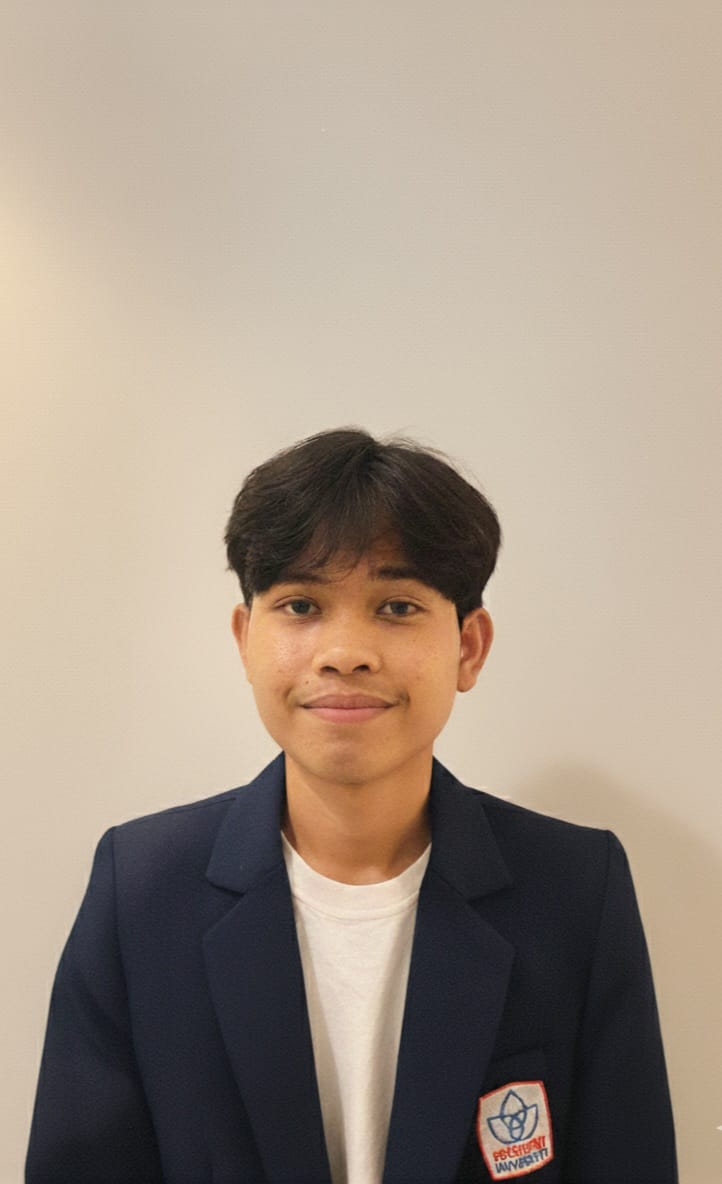
#> input picture foto_yoseph.jpg, 722 x 1184 px
$ python -i linear.py   (imports and definitions only)
#> lines starting #> are read from the running program, lines starting #| are printed output that depends on the picture
#> further down, picture is the input picture: PIL image 722x1184 RGB; mean R, G, B 163.6, 148.9, 134.6
import streamlit as st
import numpy as np
from PIL import Image, ImageDraw, ImageFile, ImageEnhance, ImageFilter
import matplotlib.pyplot as plt
import matplotlib.patches as patches
import io
import base64
import sys
import os
import requests
from typing import Dict, Any, Tuple
import colorsys
import warnings

# Proteksi DecompressionBombError
ImageFile.LOAD_TRUNCATED_IMAGES = True
Image.MAX_IMAGE_PIXELS = 100000000  # 100MP limit

# Disable warnings
# [1 line not run here, left out]

# Language translations dictionary
TRANSLATIONS = {
    'id': {
        # Navigation
        'nav_matrix_studio': '🔄 Studio Transformasi Matriks',
        'nav_creator_profile': '👨‍💻 Profil Pembuat',
        'navigate_to': '📄 Navigasi ke:',

        # Main App
        'app_title': 'Studio Transformasi Matriks',
        'app_subtitle': 'Pemrosesan Gambar Tingkat Lanjut dengan Operasi Matriks',
        'welcome_title': '👆 Selamat Datang di Studio Transformasi Matriks',
        'welcome_subtitle': 'Unggah gambar untuk mulai mentransformasi!',
        'security_notice': '🔒 Pemberitahuan Keamanan:',
        'security_points': [
            'Ukuran file maksimal: 10MB',
            'Ukuran gambar maksimal: 50MP (8000x8000)',
            'Gambar di-resize otomatis untuk performa',
            'Semua pemrosesan dilakukan secara lokal di browser Anda'
        ],

        # Controls
        'transformation_controls': '🎛️ Kontrol Transformasi',
        'upload_image': '📤 Unggah Gambar',
        'upload_help': 'Unggah gambar untuk menerapkan transformasi (Maks: 10MB, 50MP)',
        'file_too_large': '❌ File terlalu besar!',
        'max_size': '💡 Maksimal:',
        'image_loaded': '✅ Gambar berhasil dimuat!',

        # Transformation types
        'translation': '🔄 Translasi',
        'scaling': '📏 Skala',
        'rotation': '🔄 Rotasi',
        'shearing': '🔀 Geser',
        'reflection': '🔁 Refleksi',
        'blur': '🌫 Blur',
        'sharpen': '🔍 Tajamkan',

        # Parameters
        'translation_params': 'Parameter Translasi',
        'x_translation': 'Translasi X (piksel)',
        'y_translation': 'Translasi Y (piksel)',
        'scaling_params': 'Parameter Skala',
        'x_scale_factor': 'Faktor Skala X',
        'y_scale_factor': 'Faktor Skala Y',
        'rotation_params': 'Parameter Rotasi',
        'rotation_angle': 'Sudut Rotasi (derajat)',
        'shearing_params': 'Parameter Geser',
        'x_shear_factor': 'Faktor Geser X',
        'y_shear_factor': 'Faktor Geser Y',
        'reflection_params': 'Parameter Refleksi',
        'horizontal_reflection': 'Refleksi Horizontal',
        'vertical_reflection': 'Refleksi Vertikal',
        'blur_intensity': 'Intensitas Blur',
        'sharpen_intensity': 'Intensitas Tajamkan',

        # Current values
        'current': 'Saat ini:',

        # Presets
        'preset_transformations': '⚡ Transformasi Preset',
        'choose_preset': 'Pilih preset:',
        'reset_all': '🔄 Reset Semua',

        # Display
        'original_image': '📷 Gambar Asli',
        'original_label': 'ASLI',
        'transformed_image': '✨ Gambar Hasil',
        'transformed_label': 'HASIL',
        'download_image': '💾 Unduh Gambar Hasil',
        'transformation_matrix': '📊 Matriks Transformasi',
        'matrix_explanation': '📖 Penjelasan Komponen Matriks',
        'active_transformations': '🔧 Transformasi Aktif:',
        'no_active_transformations': 'ℹ️ Tidak ada transformasi aktif',

        # Features
        'translation_desc': 'Pindahkan objek sepanjang sumbu X dan Y dengan presisi piksel',
        'scaling_desc': 'Ubah ukuran objek dengan faktor skala X dan Y yang independen',
        'rotation_desc': 'Putar objek dengan sudut apa pun dengan interpolasi yang halus',
        'shearing_desc': 'Terapkan transformasi skew untuk efek artistik',
        'reflection_desc': 'Cerminkan objek secara horizontal dan/atau vertikal',
        'blur_desc': 'Menghaluskan gambar dengan efek blur',
        'sharpen_desc': 'Meningkatkan ketajaman gambar',

        # Profile Page
        'creator_profile': '👨‍💻 Profil Pembuat',
        'profile_subtitle': 'Yoseph Sihite - Aljabar Linear',
        'photo_loading': '⏳',
        'loading_photo': 'Memuat foto dari GitHub...',
        'upload_profile_photo': '### Unggah Foto Profil Manual',
        'choose_profile_photo': 'Pilih foto profil',
        'photo_uploaded': '✅ Foto berhasil diunggah dan diproses!',
        'photo_error': '⚠️ Foto profil tidak dapat dimuat dari GitHub. Pastikan file foto_yoseph.jpg ada di repository Ocepsigma/Matrix-Transform/main/',
        'photo_url': '🔗 URL: https://raw.githubusercontent.com/Ocepsigma/Matrix-Transform/main/foto_yoseph.jpg',

        # Development Team
        'lead_developer': '## 👤 Pengembang Utama',
        'name': 'Nama:',
        'student_id': 'ID Mahasiswa:',
        'group': 'Grup:',
        'role': 'Peran:',

        # Project sections
        'project_overview': '## 🎯 Ikhtisar Proyek',
        'project_description': '**Studio Transformasi Matriks** adalah aplikasi web interaktif yang dikembangkan sebagai **Proyek Akhir Mata Kuliah Aljabar Linear**. Aplikasi ini dirancang untuk **memvisualisasikan konsep transformasi matriks** agar lebih mudah dipahami melalui pendekatan visualisasi berbasis web.',
        'contributions': '## 💪 Kontribusi',
        'contributions_description': '**Seluruh proses pengembangan proyek ini dikerjakan secara mandiri** oleh Yoseph Sihite. Kontribusi yang dilakukan mencakup perancangan konsep dan arsitektur aplikasi, pengembangan algoritma transformasi matriks, serta implementasi konsep aljabar linear ke dalam sistem visual interaktif. Selain itu, pengembangan web app, termasuk desain antarmuka pengguna, pengelolaan logika aplikasi, dan pengujian fungsionalitas, sepenuhnya diselesaikan secara individual karena tidak adanya anggota lain dalam Group 2.',

        # Language selector
        'select_language': '🌐 Pilih Bahasa',
        'indonesian': 'Bahasa Indonesia',
        'english': 'English'
    },
    'en': {
        # Navigation
        'nav_matrix_studio': '🔄 Matrix Transformation Studio',
        'nav_creator_profile': '👨‍💻 Creator Profile',
        'navigate_to': '📄 Navigate to:',

        # Main App
        'app_title': 'Matrix Transformation Studio',
        'app_subtitle': 'Advanced Image Processing with Matrix Operations',
        'welcome_title': '👆 Welcome to Matrix Transformation Studio',
        'welcome_subtitle': 'Upload an image to start transforming!',
        'security_notice': '🔒 Security Notice:',
        'security_points': [
            'Maximum file size: 10MB',
            'Maximum image size: 50MP (8000x8000)',
            'Images are auto-resized for performance',
            'All processing is done locally in your browser'
        ],

        # Controls
        'transformation_controls': '🎛️ Transformation Controls',
        'upload_image': '📤 Upload Image',
        'upload_help': 'Upload an image to apply transformations (Max: 10MB, 50MP)',
        'file_too_large': '❌ File too large!',
        'max_size': '💡 Maximum:',
        'image_loaded': '✅ Image loaded successfully!',

        # Transformation types
        'translation': '🔄 Translation',
        'scaling': '📏 Scaling',
        'rotation': '🔄 Rotation',
        'shearing': '🔀 Shearing',
        'reflection': '🔁 Reflection',
        'blur': '🌫 Blur',
        'sharpen': '🔍 Sharpen',

        # Parameters
        'translation_params': 'Translation Parameters',
        'x_translation': 'X Translation (pixels)',
        'y_translation': 'Y Translation (pixels)',
        'scaling_params': 'Scaling Parameters',
        'x_scale_factor': 'X Scale Factor',
        'y_scale_factor': 'Y Scale Factor',
        'rotation_params': 'Rotation Parameters',
        'rotation_angle': 'Rotation Angle (degrees)',
        'shearing_params': 'Shearing Parameters',
        'x_shear_factor': 'X Shear Factor',
        'y_shear_factor': 'Y Shear Factor',
        'reflection_params': 'Reflection Parameters',
        'horizontal_reflection': 'Horizontal Reflection',
        'vertical_reflection': 'Vertical Reflection',
        'blur_intensity': 'Blur Intensity',
        'sharpen_intensity': 'Sharpen Intensity',

        # Current values
        'current': 'Current:',

        # Presets
        'preset_transformations': '⚡ Preset Transformations',
        'choose_preset': 'Choose preset:',
        'reset_all': '🔄 Reset All',

        # Display
        'original_image': '📷 Original Image',
        'original_label': 'ORIGINAL',
        'transformed_image': '✨ Result Image',
        'transformed_label': 'RESULT',
        'download_image': '💾 Download Result Image',
        'transformation_matrix': '📊 Transformation Matrix',
        'matrix_explanation': '📖 Matrix Components Explanation',
        'active_transformations': '🔧 Active Transformations:',
        'no_active_transformations': 'ℹ️ No active transformations',

        # Features
        'translation_desc': 'Move objects along X and Y axes with pixel precision',
        'scaling_desc': 'Resize objects with independent X and Y scale factors',
        'rotation_desc': 'Rotate objects by any angle with smooth interpolation',
        'shearing_desc': 'Apply skew transformations for artistic effects',
        'reflection_desc': 'Mirror objects horizontally and/or vertically',
        'blur_desc': 'Blur the image with blur effect',
        'sharpen_desc': 'Increase image sharpness',

        # Profile Page
        'creator_profile': '👨‍💻 Creator Profile',
        'profile_subtitle': 'Yoseph Sihite - Linear Algebra',
        'photo_loading': '⏳',
        'loading_photo': 'Loading photo from GitHub...',
        'upload_profile_photo': '### Upload Profile Photo Manually',
        'choose_profile_photo': 'Choose profile photo',
        'photo_uploaded': '✅ Photo uploaded and processed successfully!',
        'photo_error': '⚠️ Profile photo could not be loaded from GitHub. Make sure foto_yoseph.jpg file exists in Ocepsigma/Matrix-Transform/main/ repository',
        'photo_url': '🔗 URL: https://raw.githubusercontent.com/Ocepsigma/Matrix-Transform/main/foto_yoseph.jpg',

        # Development Team
        'lead_developer': '## 👤 Lead Developer',
        'name': 'Name:',
        'student_id': 'Student ID:',
        'group': 'Group:',
        'role': 'Role:',

        # Project sections
        'project_overview': '## 🎯 Project Overview',
        'project_description': '**Matrix Transformation Studio** is an interactive web application developed as a **Final Project for Linear Algebra Course**. This application is designed to **visualize matrix transformation concepts** to make them easier to understand through web-based visualization approach.',
        'contributions': '## 💪 Contributions',
        'contributions_description': '**The entire development process of this project was done individually** by Yoseph Sihite. Contributions include concept design and application architecture, matrix transformation algorithm development, and implementation of linear algebra concepts into interactive visual systems. Additionally, web app development, including user interface design, application logic management, and functionality testing, was completed entirely individually due to absence of other members in Group 2.',

        # Language selector
        'select_language': '🌐 Select Language',
        'indonesian': 'Bahasa Indonesia',
        'english': 'English'
    }
}

# Language selector function
# [4 lines left out: function get_text, not called in this run]

# Set page config
# [207 lines not run here, left out]

# Image Processing Functions
# [121 lines left out: functions apply_blur, apply_sharpen, remove_background, load_profile_photo, not called in this run]

def process_profile_photo(image):
    """
    Process foto profil untuk tampilan optimal dengan zoom yang seimbang
    DIPERBAIKI: Posisi crop yang lebih turun untuk wajah yang lengkap
    """
    try:
        # Convert ke RGB jika perlu
        if image.mode != 'RGB':
            image = image.convert('RGB')

        # Dapatkan dimensi asli
        width, height = image.size
#> width = 722; height = 1184

        # Target size untuk profil (lebih besar untuk kualitas)
        target_size = 400

        # Hitung rasio untuk zoom yang lebih seimbang
        # Untuk foto portrait, zoom ke area wajah dengan proporsi lebih baik
        if height > width:  # Portrait orientation
            # DIPERBAIKI: Crop ke area wajah yang lebih turun
            crop_height = int(height * 0.7)  # 70% dari tinggi
#> crop_height = 828
            crop_top = int(height * 0.15)     # Mulai dari 15% dari atas (lebih turun)
#> crop_top = 177
            crop_bottom = crop_top + crop_height
#> crop_bottom = 1005

            # Jika lebar terlalu kecil, crop dari samping
            if width < target_size:
                crop_width = width
                crop_left = 0
                crop_right = width
            else:
                crop_width = int(width * 0.85)  # Ambil 85% dari lebar
#> crop_width = 613
                crop_left = (width - crop_width) // 2
#> crop_left = 54
                crop_right = crop_left + crop_width
#> crop_right = 667

            # Crop gambar
            cropped = image.crop((crop_left, crop_top, crop_right, crop_bottom))
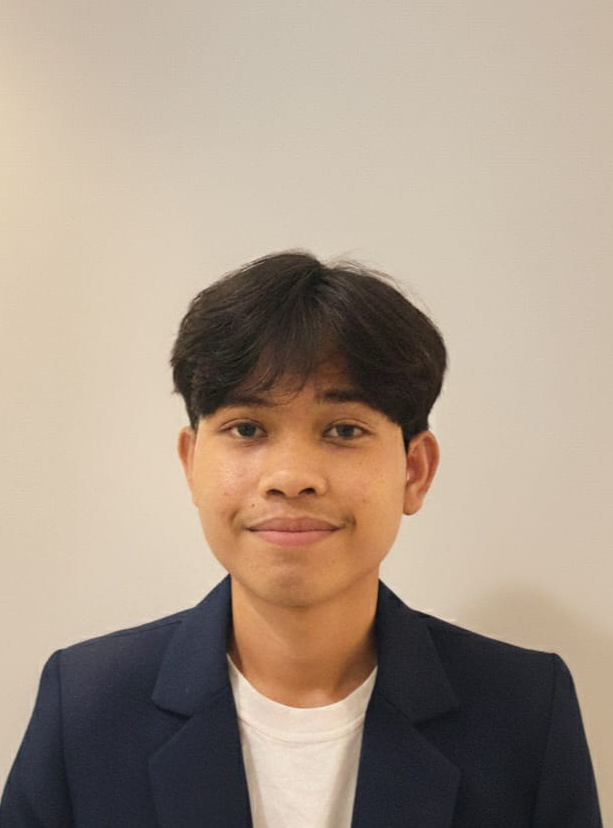
#> cropped: PIL image 613x828 RGB; mean R, G, B 168.7, 152.1, 136.2
        else:  # Landscape orientation
            # Crop ke area tengah
            crop_width = int(width * 0.8)
            crop_height = int(height * 0.8)
            crop_left = (width - crop_width) // 2
            crop_top = (height - crop_height) // 2
            crop_right = crop_left + crop_width
            crop_bottom = crop_top + crop_height

            cropped = image.crop((crop_left, crop_top, crop_right, crop_bottom))

        # Resize ke target size dengan high quality
        processed_image = cropped.resize((target_size, target_size), Image.Resampling.LANCZOS)
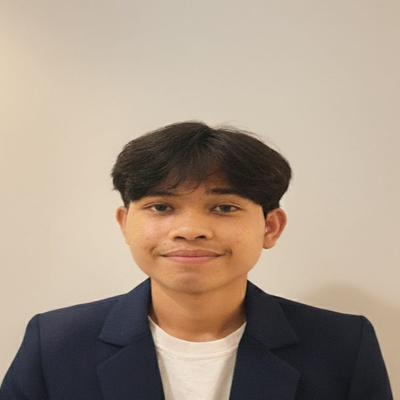
#> processed_image: PIL image 400x400 RGB; mean R, G, B 168.7, 152.1, 136.2

        # DIPERBAIKI: Enhancement yang lebih subtle
        enhancer = ImageEnhance.Brightness(processed_image)
        processed_image = enhancer.enhance(1.05)  # 5% brightness (lebih subtle)

        enhancer = ImageEnhance.Contrast(processed_image)
        processed_image = enhancer.enhance(1.05)  # 5% contrast (lebih subtle)

        enhancer = ImageEnhance.Sharpness(processed_image)
        processed_image = enhancer.enhance(1.05)  # 5% sharpness (lebih subtle)

        return processed_image

    except Exception as e:
        # Jika proses gagal, return original image
        return image

class SafeMatrixTransformer:
    """Matrix Transformer dengan proteksi DecompressionBombError dan proper image handling"""

    # [798 lines left out: functions __init__, safe_load_image, create_transformation_matrix, safe_apply_transformation, apply_all_effects, get_preset_transformations and 3 more, not called in this run]

# [2 lines not run here, left out]

>>> from PIL import Image
>>> picture = Image.open('foto_yoseph.jpg')
>>> result = process_profile_photo(picture)
